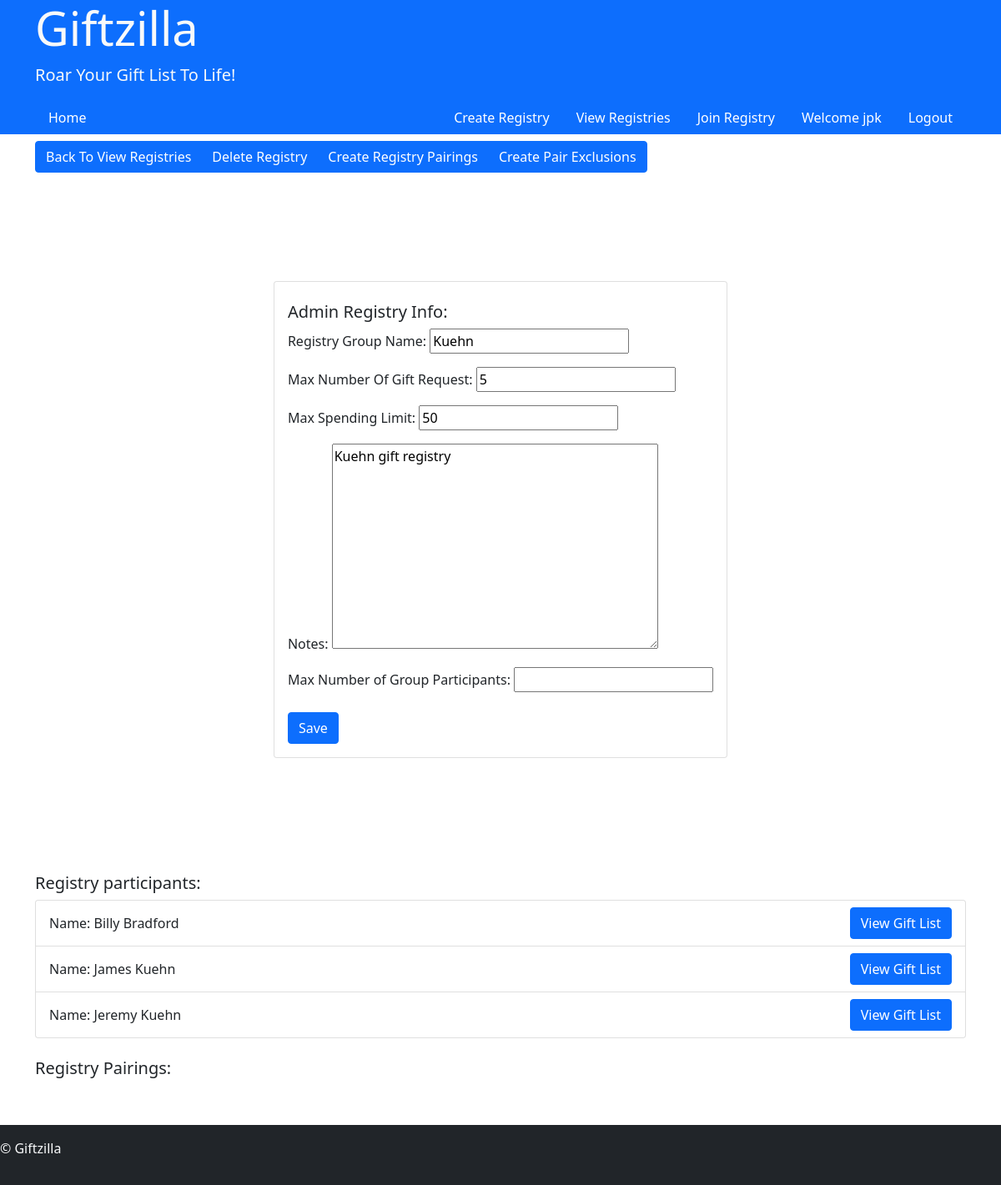
/user/AJUQB/adminReg (signed in), run on an earlier commit of the app's database.
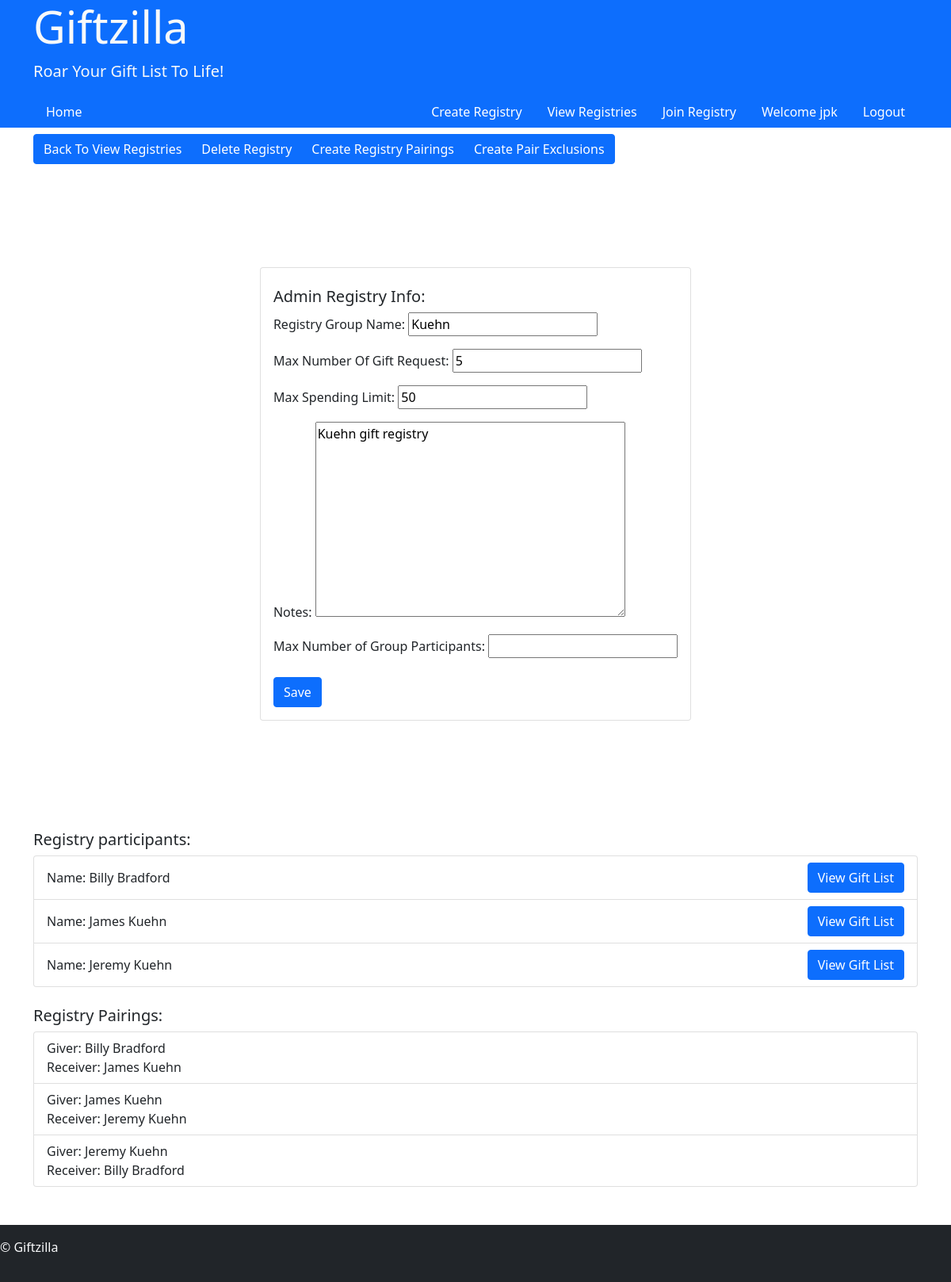
And on a later commit of the database.
### register/models.py (models this page shows, shortened)
class User(AbstractUser):
    groups = models.ManyToManyField(
        'auth.Group',
        related_name='web_users',
        blank=True,
        help_text='The groups this user belongs to. A user will get all permissions granted to each of their groups.',
        verbose_name='groups',
    )
    user_permissions = models.ManyToManyField(
        'auth.Permission',
        related_name='web_users',
        blank=True,
        help_text='Specific permissions for this user.',
        verbose_name='user permissions',
    )

### user/models.py (models this page shows, shortened)
class Registry(models.Model):
    regPin = models.CharField(max_length=5)
    admin = models.ForeignKey(User, on_delete=models.CASCADE)
    regName = models.CharField(max_length=25, verbose_name="Registry Group Name:")
    urlNumCap = models.IntegerField(default=5, verbose_name="Max Number Of Gift Request:", blank=True, null=True)
    spendLimit = models.IntegerField(blank=True, null=True, verbose_name="Max Spending Limit:")
    notes = models.TextField(blank=True, null=True, verbose_name="Notes")
    regGroupCap = models.IntegerField(blank=True, null=True, verbose_name="Max Number of Group Participants:")

class giftGroups(models.Model):
    groupPin = models.CharField(max_length=5)
    user = models.ForeignKey(User, on_delete=models.CASCADE)
    registry = models.ForeignKey(Registry, on_delete=models.CASCADE)

class listPair(models.Model):
    giver = models.ForeignKey(User, on_delete=models.CASCADE, related_name='listpair_giver')
    reciever = models.ForeignKey(User, on_delete=models.CASCADE, related_name='listpair_reciever')
    regPin = models.CharField(max_length=5)

### user/views.py (the view)
# urls.py: path("<str:groupPin>/adminReg", views.adminReg, name="adminReg"),
@login_required
def adminReg(request, groupPin):
    if request.method == "POST":
        instance = Registry.objects.get(regPin=groupPin)
        instance.regName = request.POST.get("regName")
        instance.urlNumCap = request.POST.get("urlNumCap")
        instance.spendLimit = request.POST.get("spendLimit")
        instance.notes = request.POST.get("notes")
        instance.regGroupCap = request.POST.get("regGroupCap")
        if instance.regGroupCap == '':
            instance.regGroupCap = None
        instance.save()
        return HttpResponseRedirect(reverse('user:adminReg', args=[groupPin]))
    else:
        reg = Registry.objects.get(regPin=groupPin)
        reginstance = regForm(instance=reg)
        regPart = giftGroups.objects.filter(groupPin=groupPin)
        try:
            pairs = listPair.objects.filter(regPin=groupPin)
        except ObjectDoesNotExist:
            pairs = None
        return render(request, "user/adminreg.html", {
            "reginstance": reginstance,
            "reg": reg,
            "regPart": regPart,
            "pairs": pairs
        })

### user/forms.py
class regForm(ModelForm):
    class Meta:
        model = Registry
        fields = "__all__"
        exclude = ["regPin", "admin"]

### giftzilla/templates/user/adminreg.html (shortened to what this page needs)
{% extends 'layout.html' %}
{% block body %}
<div class="container py-2">
    <div class="btn-group mb-2" role="group" aria-label="Page actions">
        <a class="btn btn-primary" href="{% url 'user:viewReg' userID=user.id %}">Back To View Registries</a>
        <a class="btn btn-primary" href="{% url 'user:regDelete' groupPin=reg.regPin %}">Delete Registry</a>
        <a class="btn btn-primary" href="{% url 'user:createPairs' groupPin=reg.regPin %}">Create Registry Pairings</a>
        <a class="btn btn-primary" href="{% url 'user:noPairs' groupPin=reg.regPin %}">Create Pair Exclusions</a>
    </div>
</div>
<div class="container d-flex justify-content-center align-items-center min-vh-100">
    <div class="card">
        <div class="card-body">
            <h5 class="card-text">Admin Registry Info:</h5>
            <form method="post">
                {{ reginstance.as_p }}
                <button type="submit" class="btn btn-primary mt-2">Save</button>
            </form>
        </div>
    </div>
</div>
<div class="container mt-4">
    <h5>Registry participants:</h5>
    <div class="list-group">
        {% for part in regPart %}
            <div class="list-group-item d-flex justify-content-between align-items-center">
                <p class="mb-0">Name: {{ part.user.first_name }} {{ part.user.last_name }}</p>
                <a class="btn btn-primary" href="{% url 'user:adminWishListView' groupPin=reg.regPin userID=part.user.id %}">View Gift List</a>
            </div>
        {% endfor %}
    </div>
</div>
<div class="container mt-4">
    <h5>Registry Pairings:</h5>
    <div class="list-group">
        {% for pair in pairs %}
            <div class="list-group-item">
                <p class="mb-0">Giver: {{ pair.giver.first_name }} {{ pair.giver.last_name }}</p>
                <p class="mb-0">Receiver: {{ pair.reciever.first_name }} {{ pair.reciever.last_name }}</p>
            </div>
        {% endfor %}
    </div>
</div>
{% endblock %}

### giftzilla/templates/layout.html (shortened to what this page needs)
<!DOCTYPE html>
<html lang="en">
<head>
    <link href="https://cdn.jsdelivr.net/npm/bootstrap@5.0.2/dist/css/bootstrap.min.css" rel="stylesheet">
</head>
<body>
    <header class="bg-primary text-light">
        <div class="container">
            <h1 class="display-4">Giftzilla</h1>
            <p class="lead">Roar Your Gift List To Life!</p>
            <nav class="d-flex justify-content-between align-items-center">
                <ul class="nav">
                    <li class="nav-item"><a class="nav-link" href="{% url 'index:home' %}">Home</a></li>
                </ul>
                <div>
                    {% if user.is_authenticated %}
                        <ul class="nav">
                            <li class="nav-item"><a class="nav-link" href="{% url 'user:createRegistry' %}">Create Registry</a></li>
                            <li class="nav-item"><a class="nav-link" href="{% url 'user:viewReg' userID=user.id %}">View Registries</a></li>
                            <li class="nav-item"><a class="nav-link" href="{% url 'user:regJoin' userID=user.id %}">Join Registry</a></li>
                            <li class="nav-item">
                                <a class="nav-link" href="{% url 'register:profileView' userID=user.id %}">Welcome {{ user.username }}</a>
                            </li>
                            <li class="nav-item">
                                <a class="nav-link" href="{% url 'register:logout' %}">Logout</a>
                            </li>
                        </ul>
                    {% endif %}
                </div>
            </nav>
        </div>
    </header>
   {% block body %}
   {% endblock %}
    <footer class="bg-dark text-light mt-5 py-3">
        <p>&copy; Giftzilla</p>
    </footer>
</body>
</html>

### giftzilla/templates/layout.html (style rules this page uses)
.nav-link { color: white; }

What changed in the data, as far as the page shows it:
added listPair: giver.first_name "Billy", giver.last_name "Bradford", reciever.first_name "James", reciever.last_name "Kuehn"
added listPair: giver.first_name "James", giver.last_name "Kuehn", reciever.first_name "Jeremy", reciever.last_name "Kuehn"
added listPair: giver.first_name "Jeremy", giver.last_name "Kuehn", reciever.first_name "Billy", reciever.last_name "Bradford"
